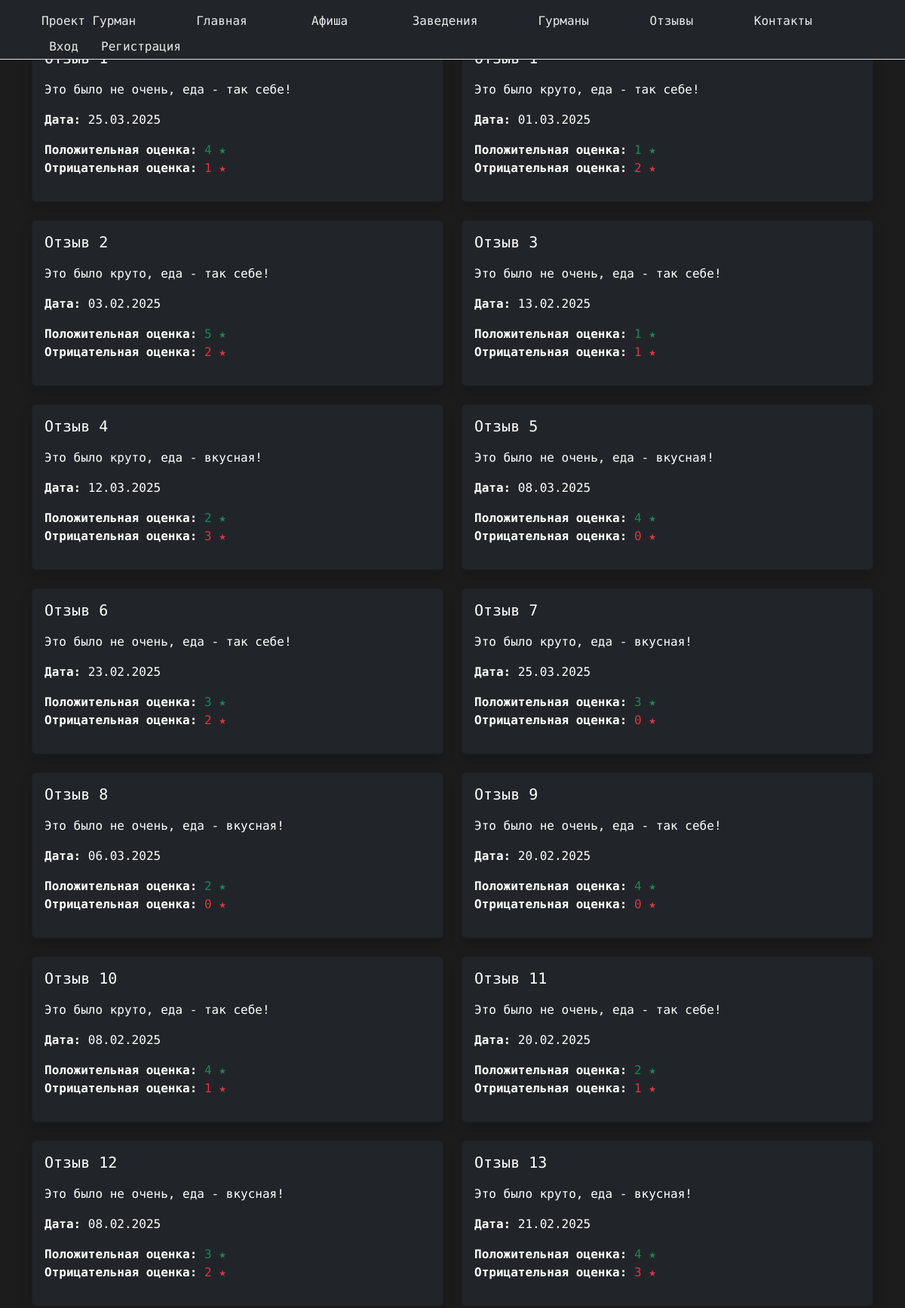
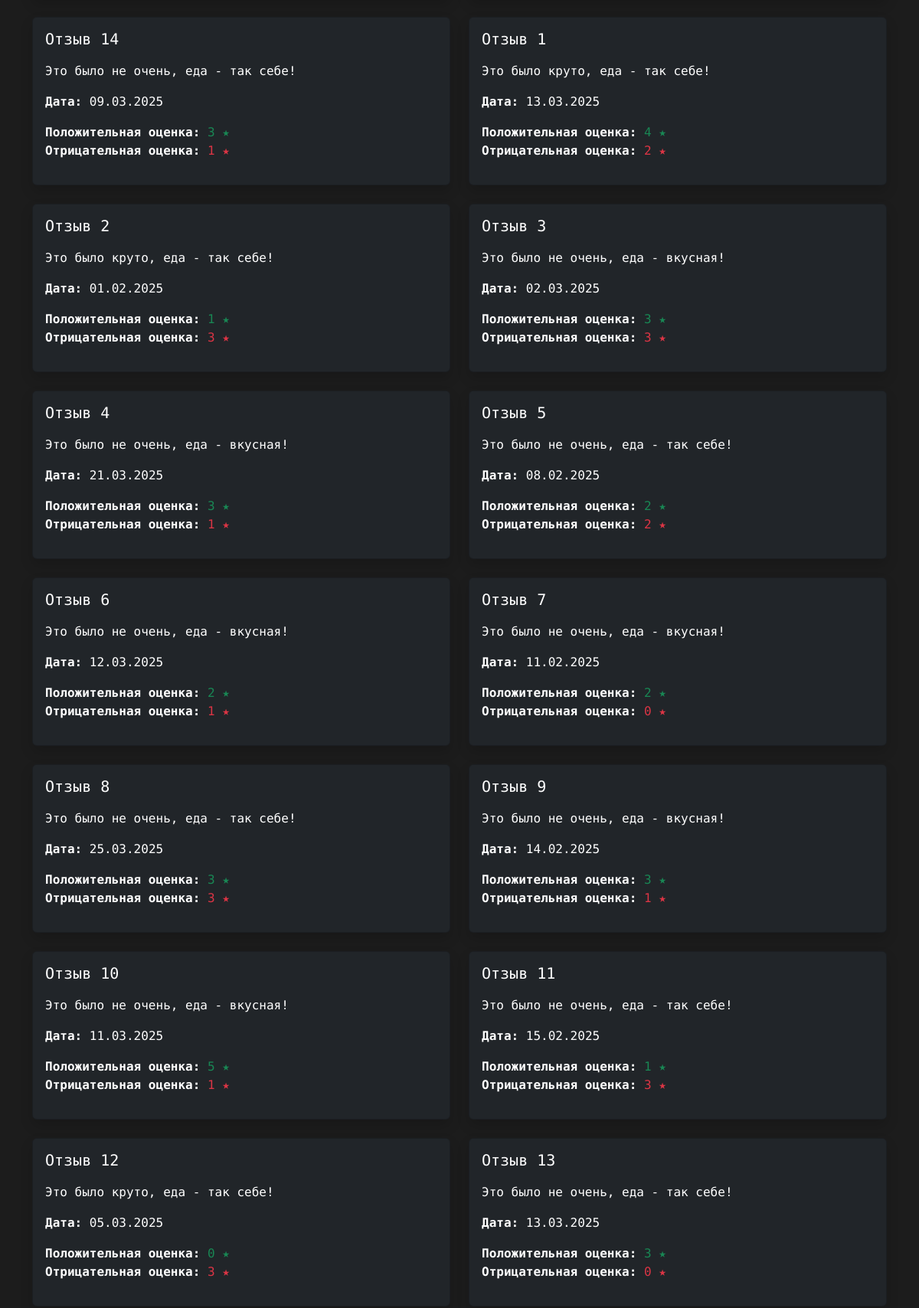
/gourmands/jaims-hatfield/reviews/ (upper part), run on the app's committed database (2 pictures, top to bottom).
### landing/models.py (models this page shows, shortened)
class Review(models.Model):
    name = models.CharField(max_length=50)
    review_date = models.DateTimeField(auto_now_add=True)
    description = models.TextField()
    gourmand_rating = models.IntegerField(null=True, blank=True, default=None)
    positive_rating = models.IntegerField(default=0)
    negative_rating = models.IntegerField(default=0)
    gourmand = models.ForeignKey(
        settings.AUTH_USER_MODEL,
        on_delete=models.DO_NOTHING,
        related_name='reviews'
    )
    place = models.ForeignKey('Place', on_delete=models.CASCADE, related_name='reviews')
    slug = models.SlugField(max_length=100, blank=True, unique=True, verbose_name="Слаг")

### landing/views.py (the view)
# urls.py: path('gourmands/<slug:slug>/reviews/', views.gourmand_reviews, name='gourmand_reviews'),
def gourmand_reviews(request, slug):
    gourmand_obj = get_object_or_404(User, slug=slug)
    reviews = Review.objects.filter(gourmand=gourmand_obj)
    return render(request, 'gourmands/gourmand_reviews.html', {'gourmand': gourmand_obj, 'reviews': reviews})

### templates/gourmands/gourmand_reviews.html (shortened to what this page needs)
{% extends 'landing/base.html' %}
{% load static %}
{% block content %}
<div class="container my-4 my-md-5">
  {% if reviews %}
    <div class="row">
      {% for review in reviews %}
        <div class="col-md-6 mb-4">
          <div class="card bg-dark text-white shadow">
            <div class="card-body">
              <h5 class="card-title">{{ review.name }}</h5>
              <p class="card-text">{{ review.description }}</p>
              <p><strong>Дата:</strong> {{ review.review_date|date:"d.m.Y" }}</p>
              <p>
                <strong>Положительная оценка:</strong> <span class="text-success">{{ review.positive_rating }} ★</span><br>
                <strong>Отрицательная оценка:</strong> <span class="text-danger">{{ review.negative_rating }} ★</span>
              </p>
            </div>
          </div>
        </div>
      {% endfor %}
    </div>
  {% else %}
    <div class="alert alert-info" role="alert">
      Пока нет отзывов от {{ gourmand.first_name }}. Ждите, пока напишет первый отзыв
    </div>
  {% endif %}
</div>
{% endblock %}

### landing/static/css/style.css (style rules this page uses)
body { background-color: #1c1c1c; color: white; font-family: 'LXGW WenKai Mono TC', 'Arial', sans-serif; min-height: 100vh; display: flex; flex-direction: column; }
h1, h2, h3, h4, h5, h6 { letter-spacing: 0; font-weight: normal; position: relative; padding: 0 0 10px 0; line-height: normal; color: #111111; margin: 0; }
h5 { font-size: 20px; }
.card-body { padding-top: 1rem!important; padding-right: 1rem!important; }

### data on the page
Review: description "Это было не очень, еда - так себе!", review_date "25.03.2025", positive_rating "4", negative_rating "1"
Review: description "Это было круто, еда - так себе!", review_date "01.03.2025", positive_rating "1", negative_rating "2"
Review: name "Отзыв 2", description "Это было круто, еда - так себе!", review_date "03.02.2025", positive_rating "5", negative_rating "2"
Review: name "Отзыв 3", description "Это было не очень, еда - так себе!", review_date "13.02.2025", positive_rating "1", negative_rating "1"
Review: name "Отзыв 4", description "Это было круто, еда - вкусная!", review_date "12.03.2025", positive_rating "2", negative_rating "3"
Review: name "Отзыв 5", description "Это было не очень, еда - вкусная!", review_date "08.03.2025", positive_rating "4", negative_rating "0"
Review: name "Отзыв 6", description "Это было не очень, еда - так себе!", review_date "23.02.2025", positive_rating "3", negative_rating "2"
Review: name "Отзыв 7", description "Это было круто, еда - вкусная!", review_date "25.03.2025", positive_rating "3", negative_rating "0"
Review: name "Отзыв 8", description "Это было не очень, еда - вкусная!", review_date "06.03.2025", positive_rating "2", negative_rating "0"
Review: name "Отзыв 9", description "Это было не очень, еда - так себе!", review_date "20.02.2025", positive_rating "4", negative_rating "0"
Review: name "Отзыв 10", description "Это было круто, еда - так себе!", review_date "08.02.2025", positive_rating "4", negative_rating "1"
Review: name "Отзыв 11", description "Это было не очень, еда - так себе!", review_date "20.02.2025", positive_rating "2", negative_rating "1"
Review: name "Отзыв 12", description "Это было не очень, еда - вкусная!", review_date "08.02.2025", positive_rating "3", negative_rating "2"
Review: name "Отзыв 13", description "Это было круто, еда - вкусная!", review_date "21.02.2025", positive_rating "4", negative_rating "3"
Review: name "Отзыв 14", description "Это было не очень, еда - так себе!", review_date "09.03.2025", positive_rating "3", negative_rating "1"
Review: name "Отзыв 1", description "Это было круто, еда - так себе!", review_date "13.03.2025", positive_rating "4", negative_rating "2"
Review: name "Отзыв 2", description "Это было круто, еда - так себе!", review_date "01.02.2025", positive_rating "1", negative_rating "3"
Review: name "Отзыв 3", description "Это было не очень, еда - вкусная!", review_date "02.03.2025", positive_rating "3", negative_rating "3"
Review: name "Отзыв 4", description "Это было не очень, еда - вкусная!", review_date "21.03.2025", positive_rating "3", negative_rating "1"
Review: name "Отзыв 5", description "Это было не очень, еда - так себе!", review_date "08.02.2025", positive_rating "2", negative_rating "2"
Review: name "Отзыв 6", description "Это было не очень, еда - вкусная!", review_date "12.03.2025", positive_rating "2", negative_rating "1"
Review: name "Отзыв 7", description "Это было не очень, еда - вкусная!", review_date "11.02.2025", positive_rating "2", negative_rating "0"
Review: name "Отзыв 8", description "Это было не очень, еда - так себе!", review_date "25.03.2025", positive_rating "3", negative_rating "3"
Review: name "Отзыв 9", description "Это было не очень, еда - вкусная!", review_date "14.02.2025", positive_rating "3", negative_rating "1"
Review: name "Отзыв 10", description "Это было не очень, еда - вкусная!", review_date "11.03.2025", positive_rating "5", negative_rating "1"
Review: name "Отзыв 11", description "Это было не очень, еда - так себе!", review_date "15.02.2025", positive_rating "1", negative_rating "3"
Review: name "Отзыв 12", description "Это было круто, еда - так себе!", review_date "05.03.2025", positive_rating "0", negative_rating "3"
Review: name "Отзыв 13", description "Это было не очень, еда - так себе!", review_date "13.03.2025", positive_rating "3", negative_rating "0"
